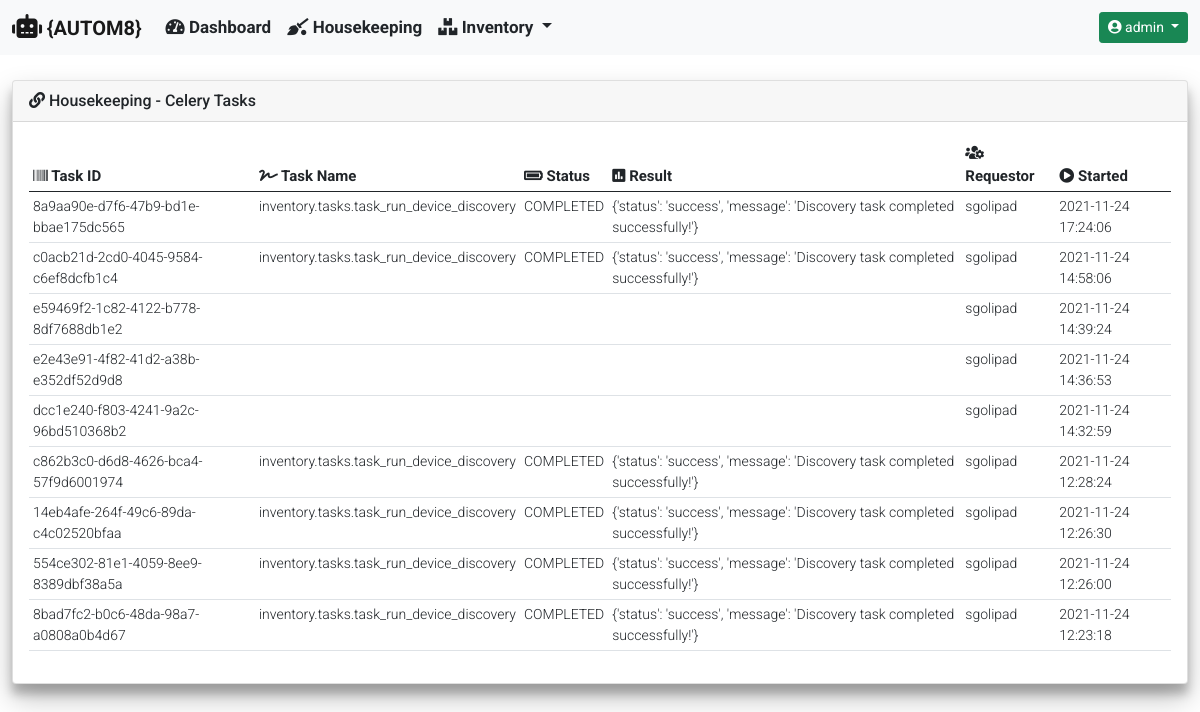
Page /housekeeping/ (signed in) on the earlier database version.
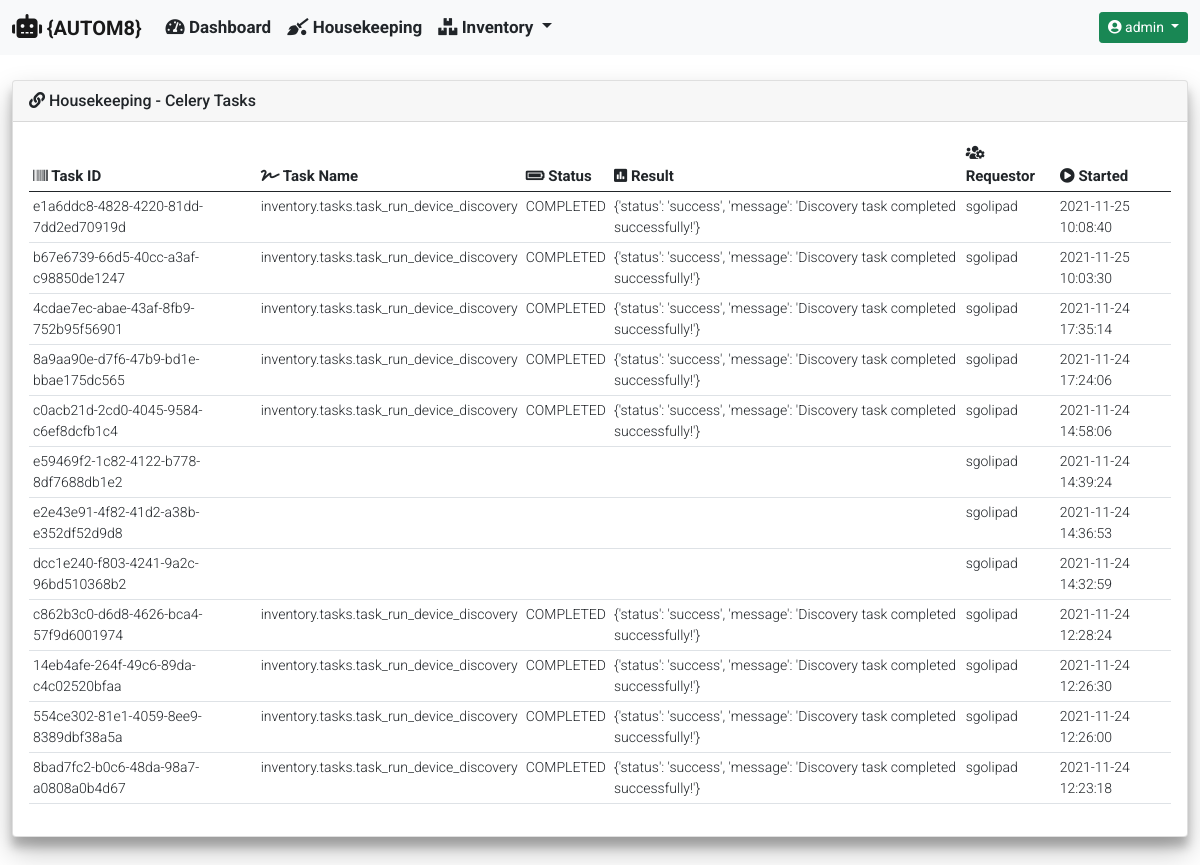
Same page on the later database version.
### housekeeping/models.py (models this page shows)
class CeleryJobResults(models.Model):
    task_id = models.UUIDField(
        primary_key=True,
        default=uuid.uuid4,
        max_length=255
    )
    task_name = models.CharField(max_length=255)
    task_status = models.CharField(max_length=255)
    task_result = models.CharField(max_length=255)
    task_requested_by = models.CharField(max_length=255)
    start_time = models.DateTimeField()

### housekeeping/views.py (the view)
def housekeeping_celery_tasks(request):
    hostname = 'celery@' + str(gethostname())
    tasks = current_app.control.inspect([hostname])
    tasks_list = CeleryJobResults.objects.all().order_by('-start_time')
    context = {
            'title': 'Housekeeping - Celery Tasks',
            'card_header': 'Housekeeping - Celery Tasks',
            'data': {
                'tasks_list': tasks_list
            }
        }
    if tasks.stats():
        data = {
            'celery_information': {
                'celery_statistics': tasks.stats(),
                'registered_tasks': tasks.registered_tasks()[hostname],
                'scheduled_tasks': tasks.scheduled()[hostname],
                'active_tasks': tasks.active()[hostname],
                'reserved_tasks': tasks.reserved()
            }
        }
        context['data'].update(data)
        return render(
            request,
            'housekeeping/housekeeping_celery_tasks.html',
            context
        )
    else:
        return render(
                request,
                'housekeeping/housekeeping_celery_tasks.html',
                context
            )

### templates/housekeeping/housekeeping_celery_tasks.html (shortened to what this page needs)
{% extends "base_template/base.html"%}
{% block content %}
{% if data.tasks_list %}
<div class="col-md-12">
    <div class="table-responsive rounded">
        <table id="celery_completed_tasks" class="table table-hover table-sm" style="width:100%">
            <thead>
                <tr>
                    <th><i class="fas fa-barcode"></i> Task ID</th>
                    <th><i class="fas fa-signature"></i> Task Name</th>
                    <th><i class="fas fa-battery-full"></i> Status</th>
                    <th><i class="fas fa-poll"></i> Result</th>
                    <th><i class="fas fa-users-cog"></i> Requestor</th>
                    <th><i class="fas fa-play-circle"></i> Started</th>
                </tr>
            </thead>
            <tbody>
                {% for completed_task in data.tasks_list %}
                <tr>
                    <td>{{ completed_task.task_id }}</td>
                    <td>{{ completed_task.task_name }}</td>
                    <td>{{ completed_task.task_status }}</td>
                    <td>{{ completed_task.task_result }}</td>
                    <td>{{ completed_task.task_requested_by }}</td>
                    <td>{{ completed_task.start_time|date:"Y-m-d H:i:s" }}</td>
                </tr>
                {% endfor %}
            </tbody>
        </table>
    </div>
</div>
{% endif %}
{% endblock %}

### templates/base_template/base.html (shortened to what this page needs)
{% load static %}
<!doctype html>
<html lang="en">
  <head>
    <link href="https://cdn.jsdelivr.net/npm/bootstrap@5.0.2/dist/css/bootstrap.min.css" rel="stylesheet">
    <link rel="stylesheet" href="https://cdnjs.cloudflare.com/ajax/libs/font-awesome/5.15.3/css/all.min.css" />
    <link rel="stylesheet" type="text/css" href="{% static 'css/custom.css' %}">
  </head>
  <body class="d-flex flex-column h-100">
    {% include 'navbar/navbar.html' %}
    <main class="container-fluid">
      <section>
          <div class="row">
            <div class="col-md-12">
                <div class="card">
                  {% if card_header %}
                  <div class="card-header">
                    <i class="fas fa-link"></i>
                      {{ card_header }}
                  </div>
                  {% endif %}
                  <div class="card-body">
                      {% block content %}
                      {% endblock %}
                  </div>
                </div>
            </div>
          </div>
      </section>
    </main>
  </body>
</html>

### templates/navbar/navbar.html (shortened to what this page needs)
{% if user.is_authenticated %}
<nav class="navbar navbar-expand-md navbar-light fixed-top bg-light">
  <div class="container-fluid">
    <a class="navbar-brand" href="#">
      <i class="fas fa-robot" style="font-size: 24px;"></i>
      {AUTOM8}
    </a>
    <div class="collapse navbar-collapse" id="navbarCollapse">
      <ul class="navbar-nav me-auto mb-2 mb-md-0">
        <li class="nav-item">
          <a class="nav-link text-dark" href="{% url 'dashboard:dashboard' %}">
            <i class="fas fa-tachometer-alt"></i>
            Dashboard
          </a>
        </li>
        <li class="nav-item">
          <a class="nav-link text-dark" href="{% url 'housekeeping:housekeeping_celery_tasks' %}">
            <i class="fas fa-quidditch"></i>
            Housekeeping
          </a>
        </li>
        <li class="nav-item dropdown">
          <a class="nav-link dropdown-toggle text-dark" href="#" id="InventoryDropdown" role="button"
            data-bs-toggle="dropdown" aria-expanded="false">
            <i class="fas fa-boxes"></i>
            Inventory
          </a>
        </li>
      </ul>
      <div class="dropdown">
        <a class="btn btn-sm btn-success dropdown-toggle" href="#" role="button" id="UserProfileDropdown"
          data-bs-toggle="dropdown" aria-expanded="false">
          <i class="fas fa-user-circle"></i>
          {{ user.username }}
        </a>
      </div>
    </div>
  </div>
</nav>
{% endif %}

### static/css/custom.css (style rules this page uses)
nav { font-family: 'Roboto', sans-serif; font-weight: 700; font-size: 17px; height: 55px; top: 0; }
body { font-family: 'Roboto', sans-serif; font-weight: 400; font-size: 14px; overflow-y: scroll; min-height: 75rem; padding-top: 5rem; height: 100%; }
.card { position: relative; box-shadow: 0 14px 28px rgba(0, 0, 0, 0.25), 0 10px 10px rgba(0, 0, 0, 0.22); }
.card-header { font-family: 'Roboto', sans-serif; font-weight: 500; font-size: 16px; }
th { font-family: 'Roboto', sans-serif; font-weight: 700; font-size: 15px; }
td { font-family: 'Roboto', sans-serif; font-weight: 300; font-size: 14px; }

Differences in the rows shown:
added CeleryJobResults: task_id "e1a6ddc8-4828-4220-81dd-7dd2ed70919d", task_name "inventory.tasks.task_run_device_discovery", task_status "COMPLETED", task_result "{'status': 'success', 'message': 'Discovery task completed successfully!'}", task_requested_by "sgolipad", start_time "2021-11-25 10:08:40"
added CeleryJobResults: task_id "b67e6739-66d5-40cc-a3af-c98850de1247", task_name "inventory.tasks.task_run_device_discovery", task_status "COMPLETED", task_result "{'status': 'success', 'message': 'Discovery task completed successfully!'}", task_requested_by "sgolipad", start_time "2021-11-25 10:03:30"
added CeleryJobResults: task_id "4cdae7ec-abae-43af-8fb9-752b95f56901", task_name "inventory.tasks.task_run_device_discovery", task_status "COMPLETED", task_result "{'status': 'success', 'message': 'Discovery task completed successfully!'}", task_requested_by "sgolipad", start_time "2021-11-24 17:35:14"
